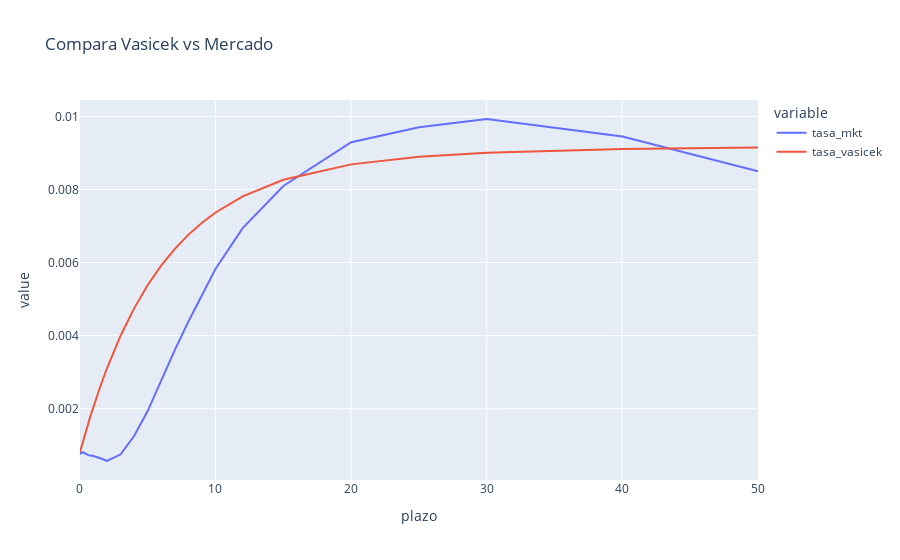

The code cell stored with this chart in its notebook:
### Code cell
fig = px.line(compara_dfs_2, x='plazo', y=['tasa_mkt', 'tasa_vasicek'], title='Compara Vasicek vs Mercado')
fig.show()

### Figure 1 — Plotly figure (JSON) as saved in the notebook; plotly's stock layout.template omitted (floating-point values rounded to 4 significant figures)
{"data": [{"hovertemplate": "variable=tasa_mkt<br>plazo=%{x}<br>value=%{y}<extra></extra>", "legendgroup": "tasa_mkt", "line": {"color": "#636efa", "dash": "solid"}, "mode": "lines", "name": "tasa_mkt", "orientation": "v", "showlegend": true, "type": "scatter", "x": [0.00274, 0.01918, 0.03836, 0.05753, 0.09041, 0.1671, 0.2521, 0.3425, 0.4164, 0.4986, 0.5808, 0.6658, 0.7479, 0.8384, 0.9178, 1, 1.499, 2, 3.005, 4.005, 5.003, 6.003, 7.003, 8.011, 9.008, 10.01, 12.01, 15.01, 20.02, 25.02, 30.02, 40.03, 50.03], "xaxis": "x", "y": [0.0008114, 0.0008409, 0.00078, 0.0007739, 0.000781, 0.0007809, 0.0008114, 0.0007809, 0.0007606, 0.0007504, 0.0007362, 0.000725, 0.0007199, 0.0007138, 0.0007087, 0.0007026, 0.0006418, 0.0005677, 0.0007504, 0.001258, 0.001941, 0.002778, 0.00361, 0.004394, 0.00513, 0.005829, 0.006941, 0.008096, 0.009296, 0.009704, 0.00993, 0.009453, 0.0085], "yaxis": "y"}, {"hovertemplate": "variable=tasa_vasicek<br>plazo=%{x}<br>value=%{y}<extra></extra>", "legendgroup": "tasa_vasicek", "line": {"color": "#EF553B", "dash": "solid"}, "mode": "lines", "name": "tasa_vasicek", "orientation": "v", "showlegend": true, "type": "scatter", "x": [0.00274, 0.01918, 0.03836, 0.05753, 0.09041, 0.1671, 0.2521, 0.3425, 0.4164, 0.4986, 0.5808, 0.6658, 0.7479, 0.8384, 0.9178, 1, 1.499, 2, 3.005, 4.005, 5.003, 6.003, 7.003, 8.011, 9.008, 10.01, 12.01, 15.01, 20.02, 25.02, 30.02, 40.03, 50.03], "xaxis": "x", "y": [0.0008152, 0.0008375, 0.0008634, 0.0008893, 0.0009334, 0.001035, 0.001147, 0.001264, 0.001358, 0.001461, 0.001563, 0.001667, 0.001766, 0.001873, 0.001966, 0.00206, 0.002607, 0.003113, 0.004004, 0.004753, 0.005385, 0.005921, 0.006376, 0.006765, 0.007092, 0.007371, 0.007814, 0.008266, 0.008688, 0.008897, 0.009007, 0.009107, 0.009148], "yaxis": "y"}], "layout": {"legend": {"title": {"text": "variable"}, "tracegroupgap": 0}, "title": {"text": "Compara Vasicek vs Mercado"}, "xaxis": {"anchor": "y", "domain": [0, 1], "title": {"text": "plazo"}}, "yaxis": {"anchor": "x", "domain": [0, 1], "title": {"text": "value"}}}}
